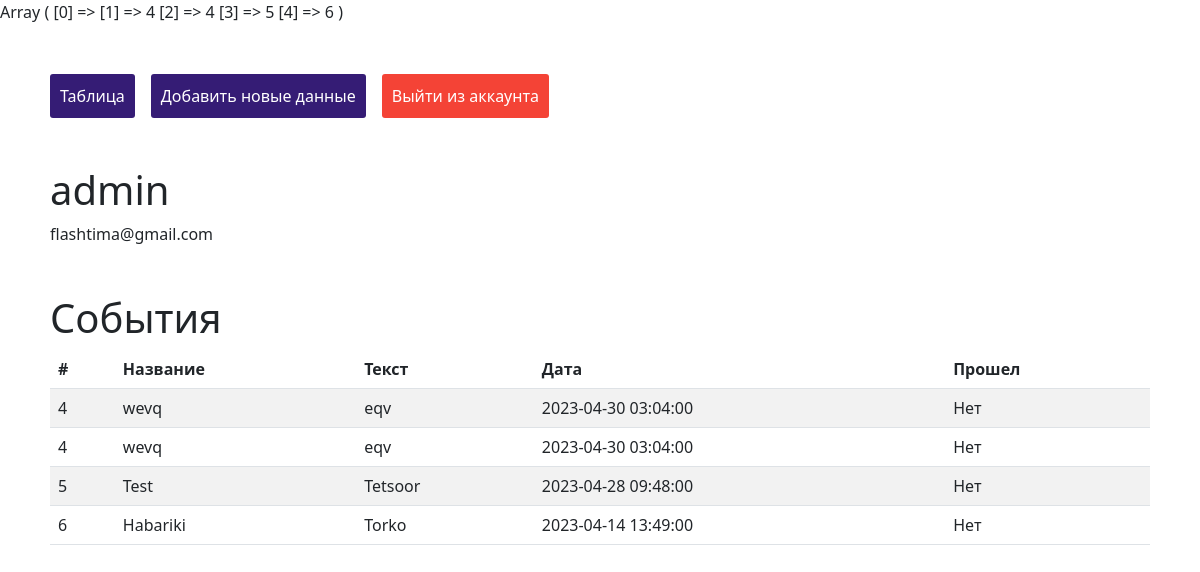
The app's page /profile/profile.php (signed in) with its own data.
### tables this page shows
CREATE TABLE `users` (
  `id` int(6) UNSIGNED NOT NULL,
  `username` varchar(30) NOT NULL,
  `email` varchar(50) NOT NULL,
  `password` varchar(255) NOT NULL,
  `admin` tinyint(1) NOT NULL,
  `events` text NOT NULL
);

CREATE TABLE `events` (
  `id` int(11) NOT NULL,
  `title` varchar(50) NOT NULL,
  `text` text NOT NULL,
  `date` datetime NOT NULL,
  `happened` tinyint(1) NOT NULL
);

### profile/profile.php (the view, shortened to what this page needs)
<?php
include '../connection.php';
$stmt = $conn->prepare("SELECT * FROM users WHERE id = ?");
$stmt->bind_param("i", $_SESSION['id']);
$stmt->execute();
$result = $stmt->get_result();
$row = mysqli_fetch_assoc($result);
$events_id = preg_split("[\s]", $row['events']);
print_r($events_id);
?>
<!DOCTYPE html>
<html>
<head>
    <link rel="stylesheet" type="text/css" href="profile.css">
    <link href="https://cdn.jsdelivr.net/npm/bootstrap@5.3.0-alpha3/dist/css/bootstrap.min.css" rel="stylesheet">
</head>
<body>
<div class="profile-container">
    <nav class="d-flex mb-5">
        <div class="menu"><a href="#list">Таблица</a></div>
        <div class="menu mx-3"><a href="#add">Добавить новые данные</a></div>
        <div><a href="logout.php" class="logout-btn">Выйти из аккаунта</a></div>
    </nav>
    <div class="profile mb-5">
        <h1><?php echo $row['username'] ?></h1>
        <div class=""><?php echo $row['email'] ?></div>
    </div>
    <div class="list">
        <h1>События</h1>
        <table class="table table-striped">
            <thead>
            <tr>
                <th>#</th>
                <th>Название</th>
                <th>Текст</th>
                <th>Дата</th>
                <th>Прошел</th>
            </tr>
            </thead>
            <tbody>
            <?php
            foreach($events_id as $event) {
                if($event == null){
                    continue;
                }
                $sortedEvent = mysqli_query($conn,"SELECT * FROM events WHERE id='$event'");
                $result = mysqli_fetch_assoc($sortedEvent);
                ?>
                <tr>
                    <td><?php echo $result['id'] ?></td>
                    <td><?php echo $result['title'] ?></td>
                    <td><?php echo $result['text'] ?></td>
                    <td><?php echo $result['date'] ?></td>
                    <td><?php
                        if($result['happened'] == '1'){
                            echo 'Да';
                        }
                        else{
                            echo 'Нет';
                        }
                        ?></td>
                </tr>
            <?php } ?>
            </tbody>
        </table>
    </div>
</div>
</body>
</html>

### profile/profile.css (style rules this page uses)
body { margin: 0; padding: 0; }
.profile-container { height: 100vh; margin: 0 auto; padding: 50px; }
.list { flex: 1; height: 300px; overflow-y: scroll; }
.menu a { text-decoration: none; display: block; padding: 10px; background-color: #351c75; color: white; border: none; border-radius: 3px; cursor: pointer; }
.logout-btn { display: block; padding: 10px; background-color: #f44336; color: white; border: none; border-radius: 3px; cursor: pointer; text-decoration: none; }

### records on screen
users: username "admin", email "flashtima@gmail.com"
events: id "4", title "wevq", text "eqv", date "2023-04-30 03:04:00", happened "Нет"
events: id "5", title "Test", text "Tetsoor", date "2023-04-28 09:48:00", happened "Нет"
events: id "6", title "Habariki", text "Torko", date "2023-04-14 13:49:00", happened "Нет"
